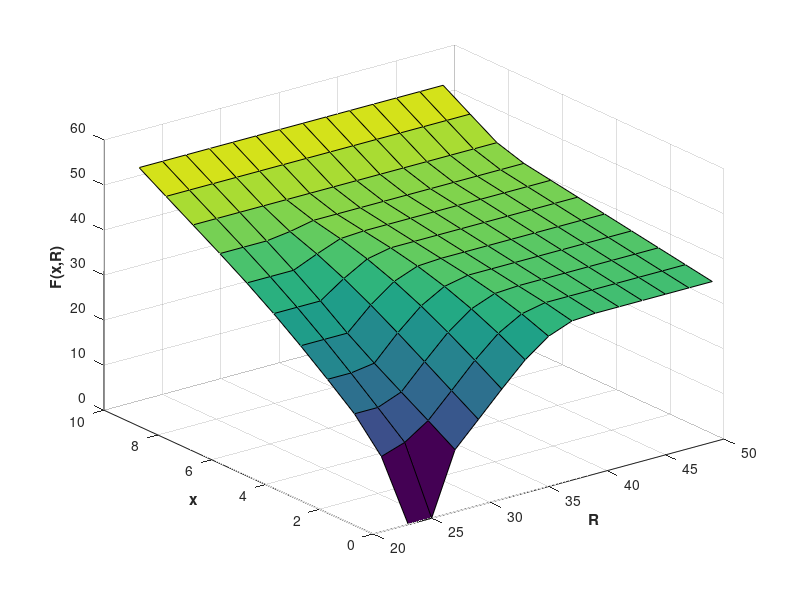

This figure's MATLAB source:
function Draw3DMesh
x = 0:10;
B = 23:2:49;
Q = [0	0	13.80874362	19.11487162	24.44941268	29.53553775	33.35994539	35.35563588	35.66752123	35.66752123	35.66752123	35.66752123	35.66752123	35.66752123
12.34731698	14.07984744	17.52502819	22.76078913	28.08657046	32.66061963	35.59475861	36.66752123	36.66752123	36.66752123	36.66752123	36.66752123	36.66752123	36.66752123
19.07984744	19.07984744	21.11487162	26.44941268	31.53553775	35.35994539	37.35563588	37.66752123	37.66752123	37.66752123	37.66752123	37.66752123	37.66752123	37.66752123
23.98930484	23.98930484	24.76078913	30.08657046	34.66061963	37.59475861	38.66752123	38.66752123	38.66752123	38.66752123	38.66752123	38.66752123	38.66752123	38.66752123
28.68749619	28.68749619	28.68749619	33.53553775	37.35994539	39.35563588	39.66752123	39.66752123	39.66752123	39.66752123	39.66752123	39.66752123	39.66752123	39.66752123
33.08487361	33.08487361	33.08487361	36.66061963	39.59475861	40.66752123	40.66752123	40.66752123	40.66752123	40.66752123	40.66752123	40.66752123	40.66752123	40.66752123
37.14249257	37.14249257	37.14249257	39.35994539	41.35563588	41.66752123	41.66752123	41.66752123	41.66752123	41.66752123	41.66752123	41.66752123	41.66752123	41.66752123
40.91319355	40.91319355	40.91319355	41.59475861	42.66752123	42.66752123	42.66752123	42.66752123	42.66752123	42.66752123	42.66752123	42.66752123	42.66752123	42.66752123
44.52502819	44.52502819	44.52502819	44.52502819	44.52502819	44.52502819	44.52502819	44.52502819	44.52502819	44.52502819	44.52502819	44.52502819	44.52502819	44.52502819
48.11487162	48.11487162	48.11487162	48.11487162	48.11487162	48.11487162	48.11487162	48.11487162	48.11487162	48.11487162	48.11487162	48.11487162	48.11487162	48.11487162
51.76078913	51.76078913	51.76078913	51.76078913	51.76078913	51.76078913	51.76078913	51.76078913	51.76078913	51.76078913	51.76078913	51.76078913	51.76078913	51.76078913
];

surf(B, x, Q);
% set(gca,'XTickLabel',B)
% set(gca,'YTickLabel',x)
xlabel('R', 'FontWeight', 'bold');
ylabel('x', 'FontWeight', 'bold');
zlabel('F(x,R)', 'FontWeight', 'bold');

end